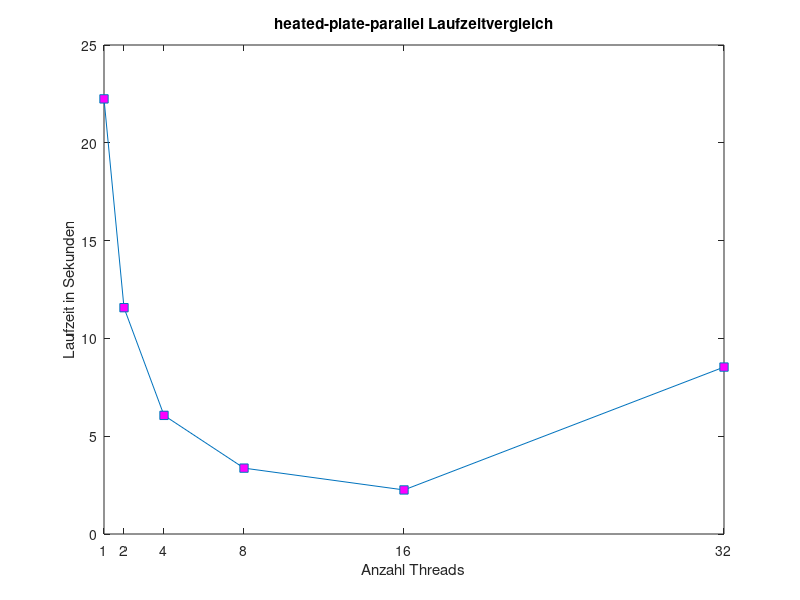

MATLAB code to generate this figure:
clf;
cores=[1;2;4;8;16;32];
times=[22.2451;11.5705;6.0651;3.3683;2.2527;8.5349];
h=plot(cores,times,"linestyle","-","marker","s","markerfacecolor","m");
set(gca,'XTick',cores);
xlim([1,32]);
title("heated-plate-parallel Laufzeitvergleich");
xlabel("Anzahl Threads");
ylabel("Laufzeit in Sekunden");
%print -deps 4.eps